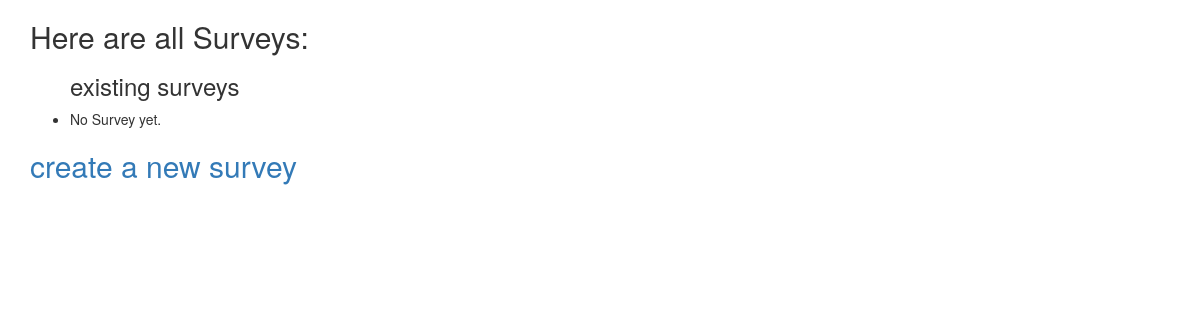
/, run on an earlier commit of the app's database.
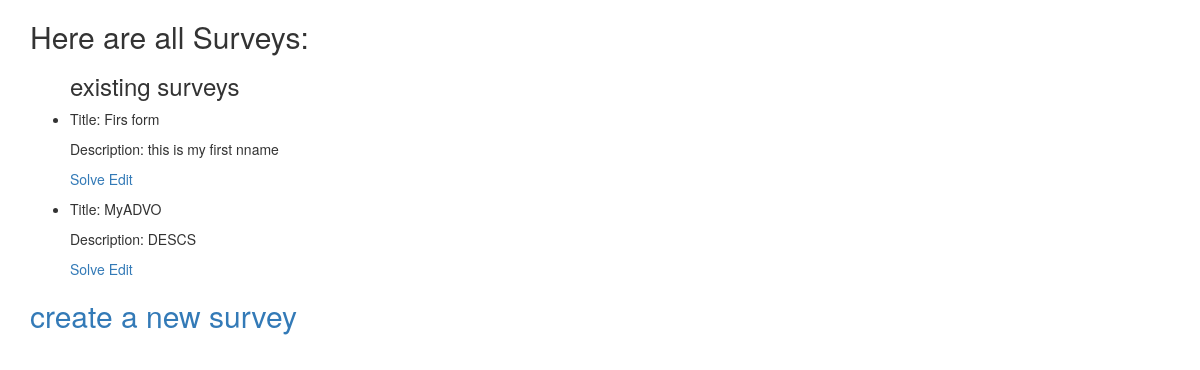
And on a later commit of the database.
### dyform/models.py (models this page shows, shortened)
class Survey(models.Model):
    title = models.CharField(max_length=100)
    desc = models.CharField(max_length=1000)

### dyform/views.py (the view)
# urls.py: url(r'^$', views.SurveyList.as_view(), name='survey-list'),
class SurveyList(ListView):
    model = Survey

### templates/dyform/survey_list.html (shortened to what this page needs)
{% extends "base.html" %}
{% block body %}
    <h2>Here are all Surveys: </h2>
    <div>
        <ul>
            <h3> existing surveys </h3>
            {% for survey in object_list %}
                <li><p> Title: {{ survey.title }}</p>
                     <p>Description: {{ survey.desc }} <p>
                     <a href="{% url 'dyform:survey_response' survey.id %}">Solve</a>
                    <a href="{% url 'dyform:survey-update' survey.pk %}">Edit</a>
                </li>
            {% empty %}
                <li>No Survey yet.</li>
            {% endfor %}
        </ul>
        </div>
        <h2>
            <a href="{% url 'dyform:survey-create' %}">create a new survey</a>
        </h2>
{% endblock %}

### templates/base.html (shortened to what this page needs)
<html lang="en">
<head>
    <link rel="stylesheet" href="//maxcdn.bootstrapcdn.com/bootstrap/3.2.0/css/bootstrap.min.css">
    <link rel="stylesheet" href="//maxcdn.bootstrapcdn.com/bootstrap/3.2.0/css/bootstrap-theme.min.css">
</head>
<body>
<div id="content" class="container">
    <div class="md-col-10">
        {% block body %}{% endblock %}
    </div>
</div>
</body>
</html>

What changed in the data, as far as the page shows it:
added Survey: title "Firs form", desc "this is my first nname"
added Survey: title "MyADVO", desc "DESCS"
Also different on the page:
text no longer shown: "No Survey yet."
